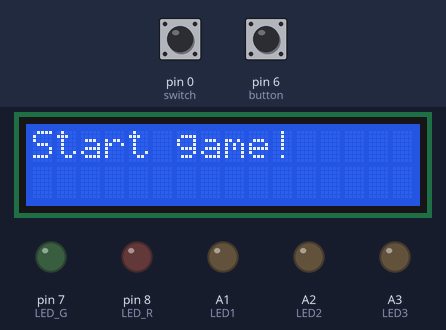
The sketch below on a simulated Arduino Uno, built with avr-gcc and run on an emulated ATmega328P. Parts: 16×2 character LCD, output pins drawn as LEDs (lit = HIGH). The inputs (shaded band) are chosen by the test bench; at power-on: pin 6 (button) LOW, pin 0 (switch) LOW. Random numbers use the default seed unless the sketch sets one.

Above: at 1.2 s.
1.3 s: pin 6 (button) pulled HIGH for 1.3 s
At 2.19 s:
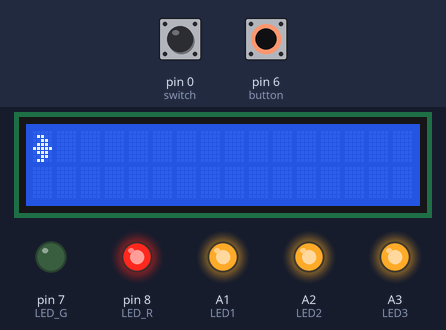
4.1 s: pin 6 (button) pulled HIGH for 1.3 s
At 4.4 s:
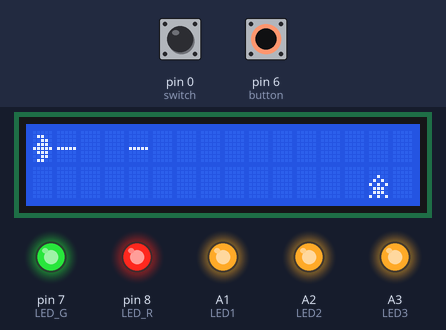
6.9 s: pin 0 (switch) pulled HIGH for 1.3 s
At 7.32 s:
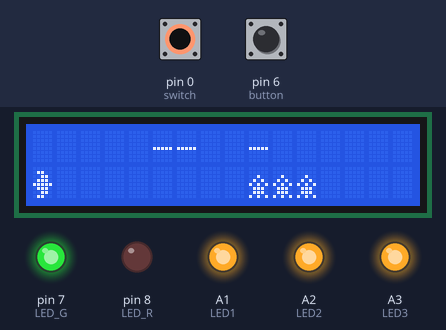
9.7 s: pin 0 (switch) pulled HIGH for 3.2 s
At 9.94 s:
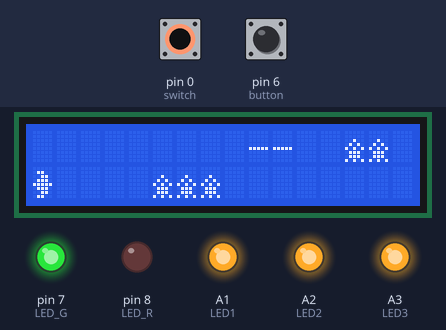
14.4 s: pin 6 (button) pulled HIGH for 3.2 s
At 14.57 s:
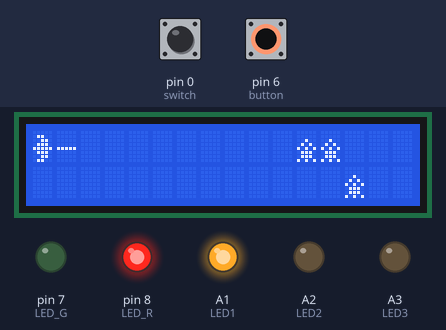
19.1 s: pin 0 (switch) pulled HIGH for 3.2 s
At 23.4 s:
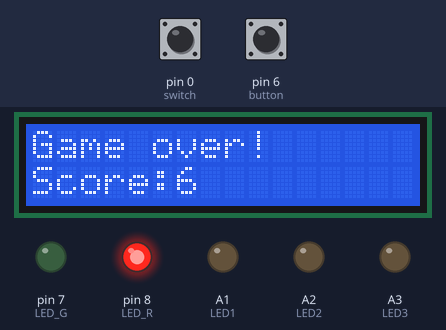
Timing chart, 0 to 24.8 s (numbered marks = the images above; inputs shaded):
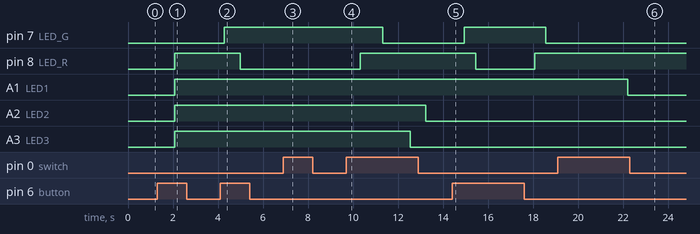

Measured:
- after the input at 1.3 s, pin 8 (LED_R), A1 (LED1), A2 (LED2), A3 (LED3): LOW → HIGH after 0.77 s
- after the input at 4.1 s, pin 7 (LED_G): LOW → HIGH after 0.18 s; pin 8 (LED_R): HIGH → LOW after 0.88 s
- after the input at 9.7 s, A2 (LED2): HIGH → LOW after 3.5 s; A3 (LED3): HIGH → LOW after 2.8 s
- after the input at 14.4 s, pin 7 (LED_G): LOW → HIGH after 0.55 s, → LOW 3.6 s later; pin 8 (LED_R): HIGH → LOW after 1.1 s, → HIGH 2.6 s later
- after the input at 19.1 s, A1 (LED1): HIGH → LOW after 3.1 s

The sketch:

SourceCode.ino
```cpp
#include <LiquidCrystal.h>
//lcd wire setup
LiquidCrystal lcd(12, 11, 5, 4, 3, 2);
//character models
byte alien[8] = {
	0b00000,
	0b00000,
	0b00100,
	0b01010,
	0b10101,
	0b01110,
	0b01110,
	0b10101
};

byte spaceship1[8] = {
	0b00000,
	0b01100,
	0b00110,
	0b01110,
	0b11111,
	0b01110,
	0b00110,
	0b01100
};
byte spaceship2[8] = {
	0b01100,
	0b00110,
	0b01110,
	0b11111,
	0b01110,
	0b00110,
	0b01100,
	0b00000
};
byte laser[8] = {
	0b00000,
	0b00000,
	0b00000,
	0b00000,
	0b11111,
	0b00000,
	0b00000,
	0b00000
};
int laserCount = 0;//number of lasers on screen
int lasers[6];//laser array
int direction = 0;//space shop orientation
int aliens[30];//alien array
int alienSpawnrate = 2000;//the lower the number the faster the spawning
int health = 3;//hitpoints
int score = 0;//number of aliens killed
int gamestate = 0;//game on/game off
void setup()
{
  //character model setup
  lcd.createChar(0, spaceship1);
  lcd.createChar(1, spaceship2);
  lcd.createChar(2, alien);
  lcd.createChar(3, laser);
  lcd.begin(16, 2);// lcd grid setup
  pinMode(0,INPUT);//switch
  pinMode(6,INPUT);//button
  pinMode(A1,OUTPUT);//LED1
  pinMode(A2,OUTPUT);//LED2
  pinMode(A3,OUTPUT);//LED3
  pinMode(8,OUTPUT);//LED R
  pinMode(7,OUTPUT);//LED G
 }

void loop() {
  if(!gamestate){//game not started
    lcd.print("Start game!");
    delay(500);
    lcd.clear();
    delay(500);
    if(digitalRead(6)){//resets variables
      gamestate = 1;
      health = 3;
      score = 0;
	  laserCount = 0;
      alienSpawnrate = 2000;
      analogWrite(A1,255);
  	  analogWrite(A2,255);
  	  analogWrite(A3,255);
      analogWrite(8,200);
  	  analogWrite(7,0);
      for(int i = 0;i < 30;i++)
        aliens[i] = 0;
      for(int i = 0;i < 6;i++)
        lasers[i] = 0;
    }
  }
  else{//started game
    if( direction != digitalRead(0)){//reads switch
      lcd.setCursor(0,direction);
      lcd.print(" ");
      direction = digitalRead(0);
    }

    SpacesshipBlink();

    if((millis()/alienSpawnrate)%2 == 0){//adjusts spawn rate depending on time passed and score
      SpawnAliens(random(2));
      if((millis()/1000)%2 == 0)
       alienSpawnrate = alienSpawnrate - score*5;
      if(alienSpawnrate <= 0)
        alienSpawnrate = 2000;
    }
    LaserLogic();

    AlienMove();
  }
}

void SpacesshipBlink(){//Space ship animation
lcd.setCursor(0,direction);
lcd.write((byte)0);
delay(250);
lcd.setCursor(0,direction);
lcd.write((byte)1);
delay(250);
}

void AlienMove(){//moves enemies forward

  for(int i = 0;i < 15;i++){
    if(aliens[i] != 0){//collision detector with lasers
      if(laserCount >= 1){
        for(int j = 0;j < 3;j++){
          if(lasers[j] != 0 && (lasers[j] == aliens[i] || lasers[j]+1 == aliens[i]) && lasers[j+3] == aliens[i+15]){//TTTTTTTTTTTTTTTTTTTTTTTTTTTTTTTTTTTTTTTTTTTTTTTTTTTTTTTTTTTT
            destroyLaser(j);
            destroyAlien(i);
            score++;
            break;
          }
        }
      }
       if(aliens[i] != 0){
		    for(int j =0; j < 15;j++){//fixes invisible enemy bug
			  if(aliens[j] == aliens[i] && j!= i && aliens[i+15] == aliens[j+15]){
				break;
			  }
			  else if(j == i){
				lcd.setCursor(aliens[i],aliens[i+15]);
				lcd.print(" ");
				break;
			  }
			}
        aliens[i] = aliens[i]-1;
        lcd.setCursor(aliens[i],aliens[i+15]);
        lcd.write((byte)2);
        if(aliens[i] == 0){//collision detector with bounderies and space ship
          if(aliens[i+15] == direction)
            health--;
          destroyAlien(i);
      }
     }
    }
  }
  //changes LEDs depending on health
  if(health == 2){
     analogWrite(A3,0);
  }
  else if(health == 1){
    analogWrite(A2,0);
  }
  else if(health == 0){
    analogWrite(A1,0);
    GameOver();
  }
}

void SpawnAliens(int pos){//spawns enemies

lcd.setCursor(15,pos);
lcd.write((byte)2);
  for(int i = 0;i < 15;i++){
    if(aliens[i] == 0){
      aliens[i] = 15;
      aliens[i+15] = pos;
      break;
    }
  }
delay(200);
}

void LaserLogic(){
  //moves laser forward
  if(laserCount >= 1){
    for(int i = 0;i < 3;i++){
      if(lasers[i] != 0){
        for(int j =0; j < 3;j++){//fixes invisible laser bug
          if(lasers[j] == lasers[i] && j!= i){
            break;
          }
          else if(j == i){
            lcd.setCursor(lasers[i],lasers[i+3]);
            lcd.print(" ");
			break;
          }
        }
        lasers[i] = lasers[i]+1;
      	lcd.setCursor(lasers[i],lasers[i+3]);
     	lcd.write((byte)3);
        if(lasers[i] >= 16)//collision detector with bounderies
          destroyLaser(i);
      }
    }
  }

  //creates laser
  if(digitalRead(6) == HIGH && laserCount < 3){
    lcd.setCursor(1,direction);
    lcd.write((byte)3);
    laserCount++;
    for(int i = 0;i < 3;i++){
      if(lasers[i] == 0){
        lasers[i] = 1;
        lasers[i+3] = direction;
        break;
      }
    }
  }

  //laser RGB controls
  if(laserCount == 1 || laserCount == 0){
  analogWrite(8,200);
  analogWrite(7,0);
  }
  else if(laserCount == 2){
    analogWrite(7,255);
    analogWrite(8,160);
  }
  else if(laserCount == 3){
    analogWrite(7,255);
    analogWrite(8,0);
  }
}

void destroyLaser(int id){//deletes laser and wipes it off screen
  laserCount--;
  lcd.setCursor(lasers[id],lasers[id+3]);
  lcd.print(" ");

  lasers[id] = 0;
}

void destroyAlien(int id){//deletes alien and wipes it off screen
    lcd.setCursor(aliens[id],aliens[id+15]);
   lcd.print(" ");
   aliens[id] = 0;
}

void GameOver(){//displays game over screen
  lcd.clear();
  lcd.print("Game over!");
  lcd.setCursor(0,1);
  lcd.print("Score:");
  lcd.print(score);
  gamestate = 0;
  delay(1500);
  lcd.clear();
}
```
